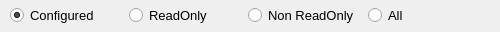
<?xml version="1.0" encoding="UTF-8"?>
<ui version="4.0">
 <class>dp_sourcedescription</class>
 <widget class="QWidget" name="dp_sourcedescription">
  <property name="geometry">
   <rect>
    <x>0</x>
    <y>0</y>
    <width>500</width>
    <height>32</height>
   </rect>
  </property>
  <property name="windowTitle">
   <string>source description</string>
  </property>
  <widget class="QWidget" name="gridLayoutWidget">
   <property name="geometry">
    <rect>
     <x>10</x>
     <y>0</y>
     <width>471</width>
     <height>31</height>
    </rect>
   </property>
   <layout class="QGridLayout" name="gridLayout_2">
    <item row="1" column="1">
     <layout class="QGridLayout" name="gridLayout">
      <item row="0" column="1">
       <widget class="QRadioButton" name="sd_readonly">
        <property name="font">
         <font>
          <pointsize>10</pointsize>
         </font>
        </property>
        <property name="text">
         <string>ReadOnly </string>
        </property>
        <attribute name="buttonGroup">
         <string notr="true">dp_sourcedescription_option</string>
        </attribute>
       </widget>
      </item>
      <item row="0" column="2">
       <widget class="QRadioButton" name="sd_nonreadonly">
        <property name="font">
         <font>
          <pointsize>10</pointsize>
         </font>
        </property>
        <property name="text">
         <string>Non ReadOnly </string>
        </property>
        <attribute name="buttonGroup">
         <string notr="true">dp_sourcedescription_option</string>
        </attribute>
       </widget>
      </item>
      <item row="0" column="0">
       <widget class="QRadioButton" name="sd_configured">
        <property name="font">
         <font>
          <pointsize>10</pointsize>
         </font>
        </property>
        <property name="text">
         <string>Configured </string>
        </property>
        <property name="checked">
         <bool>true</bool>
        </property>
        <attribute name="buttonGroup">
         <string notr="true">dp_sourcedescription_option</string>
        </attribute>
       </widget>
      </item>
      <item row="0" column="3">
       <widget class="QRadioButton" name="sd_all">
        <property name="font">
         <font>
          <pointsize>10</pointsize>
         </font>
        </property>
        <property name="text">
         <string>All</string>
        </property>
        <attribute name="buttonGroup">
         <string notr="true">dp_sourcedescription_option</string>
        </attribute>
       </widget>
      </item>
     </layout>
    </item>
   </layout>
  </widget>
 </widget>
 <resources/>
 <connections/>
 <buttongroups>
  <buttongroup name="dp_sourcedescription_option"/>
 </buttongroups>
</ui>
